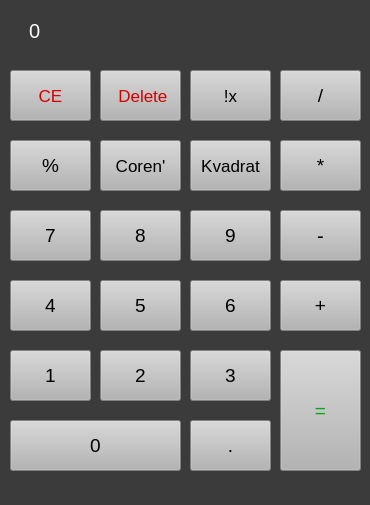
<?xml version="1.0" encoding="UTF-8"?>
<ui version="4.0">
 <class>MainWindow</class>
 <widget class="QMainWindow" name="MainWindow">
  <property name="geometry">
   <rect>
    <x>0</x>
    <y>0</y>
    <width>370</width>
    <height>505</height>
   </rect>
  </property>
  <property name="windowTitle">
   <string>CALLculator</string>
  </property>
  <property name="styleSheet">
   <string notr="true">background-color: rgb(59, 59, 59);</string>
  </property>
  <widget class="QWidget" name="centralwidget">
   <widget class="QLabel" name="label">
    <property name="geometry">
     <rect>
      <x>29</x>
      <y>0</y>
      <width>341</width>
      <height>61</height>
     </rect>
    </property>
    <property name="font">
     <font>
      <pointsize>15</pointsize>
      <weight>50</weight>
      <bold>false</bold>
     </font>
    </property>
    <property name="cursor">
     <cursorShape>ArrowCursor</cursorShape>
    </property>
    <property name="styleSheet">
     <string notr="true">color: rgb(255, 255, 255);
background-color: rgb(59, 59, 59);</string>
    </property>
    <property name="text">
     <string>0</string>
    </property>
    <property name="margin">
     <number>20</number>
    </property>
   </widget>
   <widget class="QPushButton" name="Sem">
    <property name="geometry">
     <rect>
      <x>10</x>
      <y>210</y>
      <width>81</width>
      <height>51</height>
     </rect>
    </property>
    <property name="font">
     <font>
      <pointsize>14</pointsize>
     </font>
    </property>
    <property name="styleSheet">
     <string notr="true">background-color: rgb(180, 180, 180);</string>
    </property>
    <property name="text">
     <string>7</string>
    </property>
   </widget>
   <widget class="QPushButton" name="Vosem">
    <property name="geometry">
     <rect>
      <x>100</x>
      <y>210</y>
      <width>81</width>
      <height>51</height>
     </rect>
    </property>
    <property name="font">
     <font>
      <pointsize>14</pointsize>
     </font>
    </property>
    <property name="styleSheet">
     <string notr="true">background-color: rgb(180, 180, 180);</string>
    </property>
    <property name="text">
     <string>8</string>
    </property>
   </widget>
   <widget class="QPushButton" name="Minus">
    <property name="geometry">
     <rect>
      <x>280</x>
      <y>210</y>
      <width>81</width>
      <height>51</height>
     </rect>
    </property>
    <property name="font">
     <font>
      <pointsize>15</pointsize>
     </font>
    </property>
    <property name="cursor">
     <cursorShape>ArrowCursor</cursorShape>
    </property>
    <property name="mouseTracking">
     <bool>true</bool>
    </property>
    <property name="styleSheet">
     <string notr="true">background-color: rgb(180, 180, 180);</string>
    </property>
    <property name="text">
     <string>-</string>
    </property>
   </widget>
   <widget class="QPushButton" name="Devyat">
    <property name="geometry">
     <rect>
      <x>190</x>
      <y>210</y>
      <width>81</width>
      <height>51</height>
     </rect>
    </property>
    <property name="font">
     <font>
      <pointsize>14</pointsize>
     </font>
    </property>
    <property name="styleSheet">
     <string notr="true">background-color: rgb(180, 180, 180);</string>
    </property>
    <property name="text">
     <string>9</string>
    </property>
   </widget>
   <widget class="QPushButton" name="Pyat">
    <property name="geometry">
     <rect>
      <x>100</x>
      <y>280</y>
      <width>81</width>
      <height>51</height>
     </rect>
    </property>
    <property name="font">
     <font>
      <pointsize>14</pointsize>
     </font>
    </property>
    <property name="styleSheet">
     <string notr="true">background-color: rgb(180, 180, 180);</string>
    </property>
    <property name="text">
     <string>5</string>
    </property>
   </widget>
   <widget class="QPushButton" name="Plus">
    <property name="geometry">
     <rect>
      <x>280</x>
      <y>280</y>
      <width>81</width>
      <height>51</height>
     </rect>
    </property>
    <property name="font">
     <font>
      <pointsize>14</pointsize>
     </font>
    </property>
    <property name="styleSheet">
     <string notr="true">background-color: rgb(180, 180, 180);</string>
    </property>
    <property name="text">
     <string>+</string>
    </property>
   </widget>
   <widget class="QPushButton" name="Chetyre">
    <property name="geometry">
     <rect>
      <x>10</x>
      <y>280</y>
      <width>81</width>
      <height>51</height>
     </rect>
    </property>
    <property name="font">
     <font>
      <pointsize>14</pointsize>
     </font>
    </property>
    <property name="styleSheet">
     <string notr="true">background-color: rgb(180, 180, 180);</string>
    </property>
    <property name="text">
     <string>4</string>
    </property>
   </widget>
   <widget class="QPushButton" name="Shest">
    <property name="geometry">
     <rect>
      <x>190</x>
      <y>280</y>
      <width>81</width>
      <height>51</height>
     </rect>
    </property>
    <property name="font">
     <font>
      <pointsize>14</pointsize>
     </font>
    </property>
    <property name="styleSheet">
     <string notr="true">background-color: rgb(180, 180, 180);</string>
    </property>
    <property name="text">
     <string>6</string>
    </property>
   </widget>
   <widget class="QPushButton" name="Dva">
    <property name="geometry">
     <rect>
      <x>100</x>
      <y>350</y>
      <width>81</width>
      <height>51</height>
     </rect>
    </property>
    <property name="font">
     <font>
      <pointsize>14</pointsize>
     </font>
    </property>
    <property name="styleSheet">
     <string notr="true">background-color: rgb(180, 180, 180);</string>
    </property>
    <property name="text">
     <string>2</string>
    </property>
   </widget>
   <widget class="QPushButton" name="Odin">
    <property name="geometry">
     <rect>
      <x>10</x>
      <y>350</y>
      <width>81</width>
      <height>51</height>
     </rect>
    </property>
    <property name="font">
     <font>
      <pointsize>14</pointsize>
     </font>
    </property>
    <property name="styleSheet">
     <string notr="true">background-color: rgb(180, 180, 180);</string>
    </property>
    <property name="text">
     <string>1</string>
    </property>
   </widget>
   <widget class="QPushButton" name="Try">
    <property name="geometry">
     <rect>
      <x>190</x>
      <y>350</y>
      <width>81</width>
      <height>51</height>
     </rect>
    </property>
    <property name="font">
     <font>
      <pointsize>14</pointsize>
     </font>
    </property>
    <property name="styleSheet">
     <string notr="true">background-color: rgb(180, 180, 180);</string>
    </property>
    <property name="text">
     <string>3</string>
    </property>
   </widget>
   <widget class="QPushButton" name="Nol">
    <property name="geometry">
     <rect>
      <x>10</x>
      <y>420</y>
      <width>171</width>
      <height>51</height>
     </rect>
    </property>
    <property name="font">
     <font>
      <pointsize>14</pointsize>
     </font>
    </property>
    <property name="styleSheet">
     <string notr="true">background-color: rgb(180, 180, 180);</string>
    </property>
    <property name="text">
     <string>0</string>
    </property>
   </widget>
   <widget class="QPushButton" name="Tochka">
    <property name="geometry">
     <rect>
      <x>190</x>
      <y>420</y>
      <width>81</width>
      <height>51</height>
     </rect>
    </property>
    <property name="font">
     <font>
      <pointsize>14</pointsize>
     </font>
    </property>
    <property name="whatsThis">
     <string/>
    </property>
    <property name="styleSheet">
     <string notr="true">background-color: rgb(180, 180, 180);</string>
    </property>
    <property name="text">
     <string>.</string>
    </property>
   </widget>
   <widget class="QPushButton" name="CEc">
    <property name="geometry">
     <rect>
      <x>10</x>
      <y>70</y>
      <width>81</width>
      <height>51</height>
     </rect>
    </property>
    <property name="font">
     <font>
      <pointsize>13</pointsize>
     </font>
    </property>
    <property name="styleSheet">
     <string notr="true">background-color: rgb(180, 180, 180);
color: rgb(214, 0, 0);</string>
    </property>
    <property name="text">
     <string>CE</string>
    </property>
    <property name="autoDefault">
     <bool>false</bool>
    </property>
    <property name="default">
     <bool>false</bool>
    </property>
    <property name="flat">
     <bool>false</bool>
    </property>
   </widget>
   <widget class="QPushButton" name="Factor">
    <property name="geometry">
     <rect>
      <x>190</x>
      <y>70</y>
      <width>81</width>
      <height>51</height>
     </rect>
    </property>
    <property name="font">
     <font>
      <pointsize>13</pointsize>
     </font>
    </property>
    <property name="styleSheet">
     <string notr="true">background-color: rgb(180, 180, 180);</string>
    </property>
    <property name="text">
     <string>!x</string>
    </property>
   </widget>
   <widget class="QPushButton" name="Delenie">
    <property name="geometry">
     <rect>
      <x>280</x>
      <y>70</y>
      <width>81</width>
      <height>51</height>
     </rect>
    </property>
    <property name="font">
     <font>
      <pointsize>14</pointsize>
     </font>
    </property>
    <property name="styleSheet">
     <string notr="true">background-color: rgb(180, 180, 180);</string>
    </property>
    <property name="text">
     <string>/</string>
    </property>
   </widget>
   <widget class="QPushButton" name="Umnojenie">
    <property name="geometry">
     <rect>
      <x>280</x>
      <y>140</y>
      <width>81</width>
      <height>51</height>
     </rect>
    </property>
    <property name="font">
     <font>
      <pointsize>14</pointsize>
     </font>
    </property>
    <property name="styleSheet">
     <string notr="true">background-color: rgb(180, 180, 180);</string>
    </property>
    <property name="text">
     <string>*</string>
    </property>
   </widget>
   <widget class="QPushButton" name="Prozenty">
    <property name="geometry">
     <rect>
      <x>10</x>
      <y>140</y>
      <width>81</width>
      <height>51</height>
     </rect>
    </property>
    <property name="font">
     <font>
      <pointsize>14</pointsize>
     </font>
    </property>
    <property name="styleSheet">
     <string notr="true">background-color: rgb(180, 180, 180);</string>
    </property>
    <property name="text">
     <string>%</string>
    </property>
   </widget>
   <widget class="QPushButton" name="Kvadrat">
    <property name="geometry">
     <rect>
      <x>190</x>
      <y>140</y>
      <width>81</width>
      <height>51</height>
     </rect>
    </property>
    <property name="font">
     <font>
      <pointsize>13</pointsize>
     </font>
    </property>
    <property name="styleSheet">
     <string notr="true">background-color: rgb(180, 180, 180);</string>
    </property>
    <property name="text">
     <string>Kvadrat</string>
    </property>
   </widget>
   <widget class="QPushButton" name="Coren">
    <property name="geometry">
     <rect>
      <x>100</x>
      <y>140</y>
      <width>81</width>
      <height>51</height>
     </rect>
    </property>
    <property name="font">
     <font>
      <pointsize>13</pointsize>
     </font>
    </property>
    <property name="styleSheet">
     <string notr="true">background-color: rgb(180, 180, 180);</string>
    </property>
    <property name="text">
     <string>Coren'</string>
    </property>
   </widget>
   <widget class="QPushButton" name="Delete">
    <property name="geometry">
     <rect>
      <x>100</x>
      <y>70</y>
      <width>81</width>
      <height>51</height>
     </rect>
    </property>
    <property name="font">
     <font>
      <pointsize>13</pointsize>
     </font>
    </property>
    <property name="styleSheet">
     <string notr="true">background-color: rgb(180, 180, 180);
color: rgb(214, 0, 0);</string>
    </property>
    <property name="text">
     <string> Delete</string>
    </property>
   </widget>
   <widget class="QPushButton" name="pushButton">
    <property name="geometry">
     <rect>
      <x>280</x>
      <y>350</y>
      <width>81</width>
      <height>121</height>
     </rect>
    </property>
    <property name="font">
     <font>
      <pointsize>14</pointsize>
     </font>
    </property>
    <property name="styleSheet">
     <string notr="true">background-color: rgb(180, 180, 180);
color: rgb(0, 167, 27);</string>
    </property>
    <property name="text">
     <string>=</string>
    </property>
   </widget>
  </widget>
  <widget class="QStatusBar" name="statusbar"/>
 </widget>
 <resources/>
 <connections/>
</ui>
